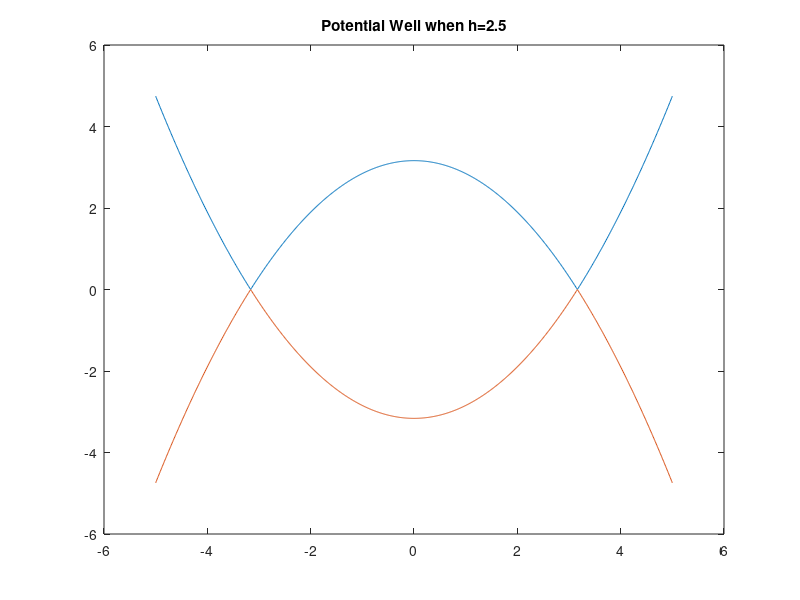
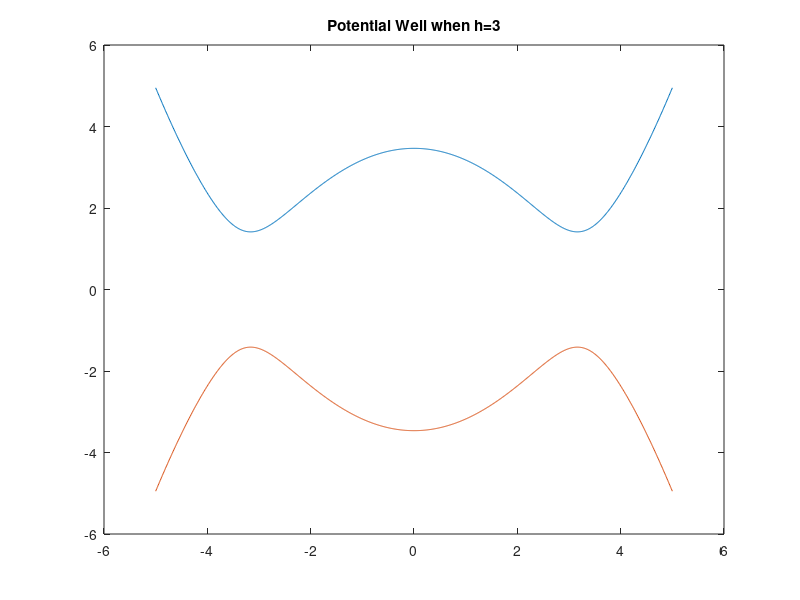
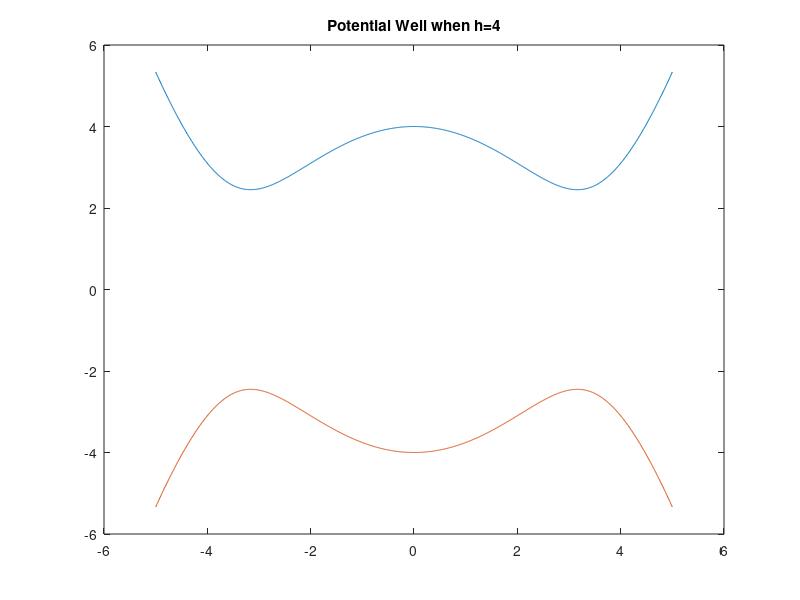

These charts were generated, in order, by the following MATLAB code:
x=-5:0.01:5
Fx=0.5*(x.^2)-0.025*(x.^4)
h1=2.5
xdot1=2*sqrt(h1-Fx);
xdot2=-2*sqrt(h1-Fx);

h2=3
xdot11=2*sqrt(h2-Fx);
xdot12=-2*sqrt(h2-Fx);

h3=4
xdot21=2*sqrt(h3-Fx);
xdot22=-2*sqrt(h3-Fx);

figure(1)
%plot(x,V)
%hold on
plot(x,xdot1)
hold on
plot(x,xdot2)
title("Potential Well when h=2.5")

figure(2)
%plot(x,V)
%hold on
plot(x,xdot11)
hold on
plot(x,xdot12)
title("Potential Well when h=3")

figure(3)
%plot(x,V)
%hold on
plot(x,xdot21)
hold on
plot(x,xdot22)
title("Potential Well when h=4")

